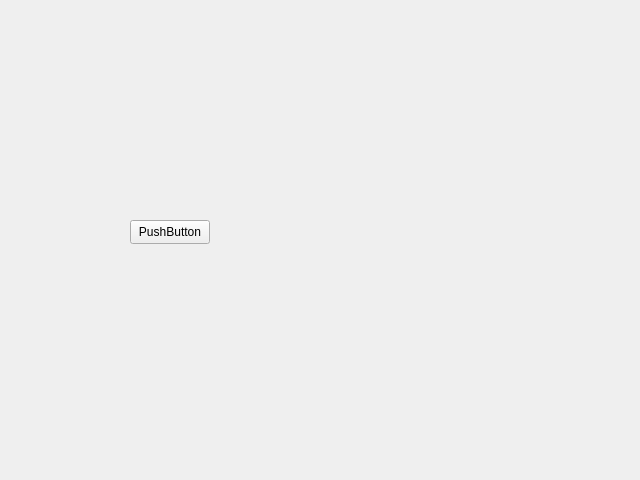
<?xml version="1.0" encoding="UTF-8"?>
<ui version="4.0">
 <class>display</class>
 <widget class="QWidget" name="display">
  <property name="geometry">
   <rect>
    <x>0</x>
    <y>0</y>
    <width>640</width>
    <height>480</height>
   </rect>
  </property>
  <property name="windowTitle">
   <string>Form</string>
  </property>
  <widget class="QPushButton" name="pushButton">
   <property name="geometry">
    <rect>
     <x>130</x>
     <y>220</y>
     <width>80</width>
     <height>24</height>
    </rect>
   </property>
   <property name="text">
    <string>PushButton</string>
   </property>
  </widget>
  <action name="actiontest">
   <property name="text">
    <string>test</string>
   </property>
   <property name="shortcut">
    <string>Ctrl+C</string>
   </property>
  </action>
 </widget>
 <resources/>
 <connections/>
</ui>
